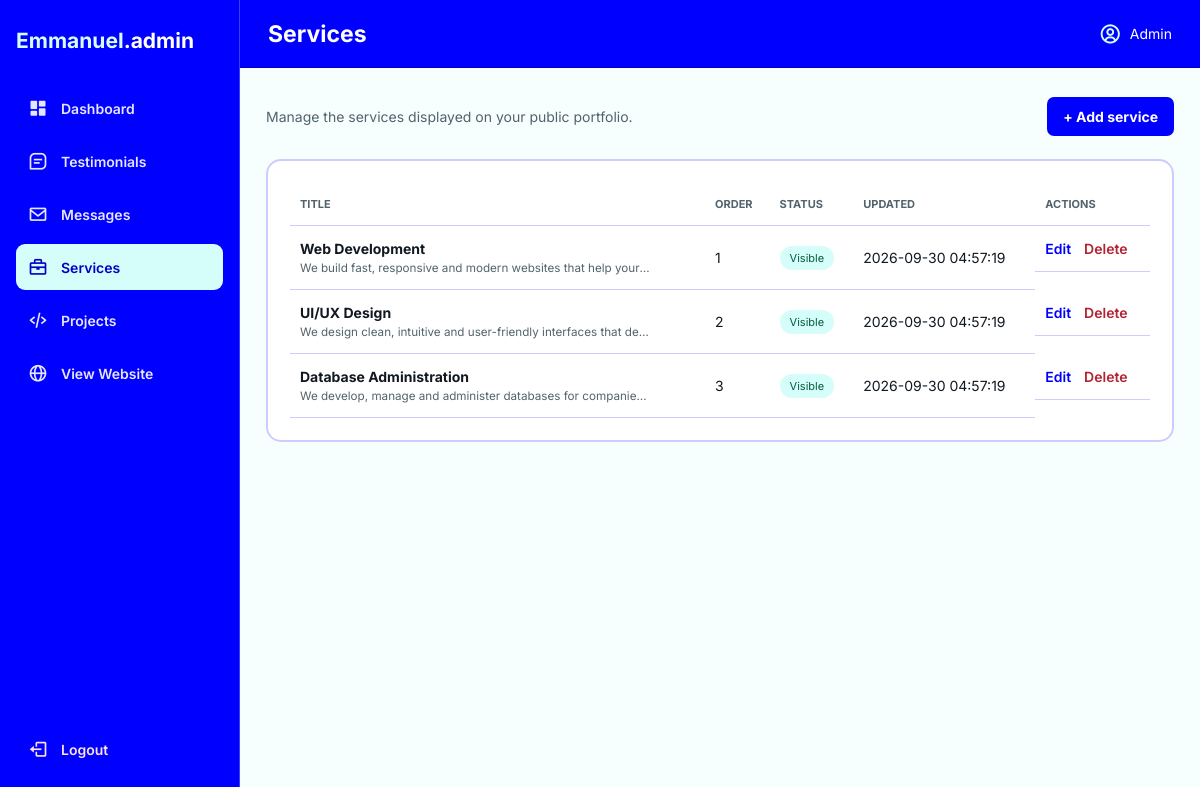
Screenshot of /admin/services.php with the database file from the repository.
### tables this page shows
CREATE TABLE IF NOT EXISTS services (
    id INT UNSIGNED AUTO_INCREMENT PRIMARY KEY,
    title VARCHAR(150) NOT NULL,
    icon_class VARCHAR(100) NOT NULL DEFAULT 'bx bx-code',
    short_description TEXT NOT NULL,
    details_title VARCHAR(150) NULL,
    details_description TEXT NULL,
    details_image VARCHAR(255) NULL,
    detail_items JSON NULL,
    sort_order INT NOT NULL DEFAULT 0,
    is_active TINYINT(1) NOT NULL DEFAULT 1,
    created_at TIMESTAMP DEFAULT CURRENT_TIMESTAMP,
    updated_at TIMESTAMP DEFAULT CURRENT_TIMESTAMP ON UPDATE CURRENT_TIMESTAMP
);

### includes/functions.php (called while the page is built, shortened)
<?php
function e(?string $value): string
{
    return htmlspecialchars($value ?? '', ENT_QUOTES, 'UTF-8');
}

### admin/includes/admin_bootstrap.php (called while the page is built, shortened)
<?php
require_once dirname(__DIR__, 2) . '/includes/functions.php';
function csrf_token(): string
{
    return $_SESSION['csrf_token'];
}

### admin/services.php (the view, shortened to what this page needs)
<?php
require __DIR__ . '/includes/admin_bootstrap.php';
$rows = $pdo->query('SELECT * FROM services ORDER BY sort_order, id')->fetchAll();
require __DIR__ . '/includes/header.php';
?><div class="page-actions"><p>Manage the services displayed on your public portfolio.</p><a class="btn" href="service_form.php">+ Add service</a></div><section class="panel"><div class="table-wrap"><table><thead><tr><th>Title</th><th>Order</th><th>Status</th><th>Updated</th><th>Actions</th></tr></thead><tbody><?php foreach ($rows as $row): ?><tr><td><strong><?= e($row['title']) ?></strong><small><?= e($row['short_description']) ?></small></td><td><?= (int)$row['sort_order'] ?></td><td><span class="badge <?= $row['is_active'] ? 'active' : 'archived' ?>"><?= $row['is_active'] ? 'Visible' : 'Hidden' ?></span></td><td><?= e($row['updated_at']) ?></td><td class="actions"><a href="service_form.php?id=<?= (int)$row['id'] ?>">Edit</a><a class="danger-link" data-confirm="Delete this service?" href="service_delete.php?id=<?= (int)$row['id'] ?>&token=<?= e(csrf_token()) ?>">Delete</a></td></tr><?php endforeach; ?></tbody></table></div></section><?php require __DIR__ . '/includes/footer.php'; ?>

### admin/assets/admin.css (style rules this page uses)
:root { --bg:#061d16;--panel:#09281f;--panel2:#0d3328;--line:#087b59;--green:#1ee88b;--muted:#a5bbb4;--danger:#ff6478;--white:#f2faf7 }
* { box-sizing:border-box }
body { margin:0;background:var(--bg);color:var(--white);font-family:Inter,Arial,sans-serif;font-size:14px }
.panel,.form-panel,.message-card { background:var(--panel);border:2px solid var(--line);border-radius:15px;padding:22px }
.panel-heading,.page-actions,.message-heading,.form-actions { display:flex;align-items:center;justify-content:space-between;gap:15px }
.text-link,.actions a { color:var(--green);text-decoration:none;font-weight:600 }
.table-wrap { overflow-x:auto }
table { width:100%;border-collapse:collapse;min-width:700px }
th,td { text-align:left;padding:14px 10px;border-bottom:1px solid #1c6753 }
th { text-transform:uppercase;font-size:11px;color:#b5c8c1 }
td { color:#e8f3ef }
td small { display:block;color:var(--muted);margin-top:4px;max-width:350px;white-space:nowrap;overflow:hidden;text-overflow:ellipsis }
.actions { display:flex;gap:13px }
.danger-link { color:var(--danger)!important }
.badge { display:inline-block;border-radius:20px;padding:5px 10px;font-size:11px;text-transform:capitalize;background:#25473c;color:#d9e8e2 }
.badge.active,.badge.replied { background:#0c754f;color:#baffdf }
.btn { border:0;border-radius:7px;background:var(--green);color:#062218;padding:11px 16px;text-decoration:none;font-weight:700;cursor:pointer;display:inline-block }
.page-actions { margin-bottom:20px;color:var(--muted) }

### admin/assets/portfolio-theme.css (style rules this page uses)
:root { --bg: #f7fffe; --panel: #ffffff; --panel2: #d5fdf9; --line: rgba(0, 0, 255, 0.2); --green: blue; --muted: #52636d; --danger: #b42332; --white: #111820; }
body { background: var(--bg); color: var(--white); }
.stat-card, .panel, .form-panel, .message-card { background: var(--panel); border-color: var(--line); }
.table-wrap th, td { border-bottom-color: var(--line); }
th { color: var(--muted); }
td { color: var(--white); }
.badge { background: #eef3ff; color: #18274f; }
.badge.active, .badge.replied { background: #d5fdf9; color: #075b43; }
.btn { background: blue; color: #ffffff; }
.message-meta a, .text-link, .actions a { color: blue; }

### rows the page displays
services: title "Web Development", short_description "We build fast, responsive and modern websites that help your…", sort_order "1", is_active "Visible", updated_at "2026-09-30 04:57:19"
services: title "UI/UX Design", short_description "We design clean, intuitive and user-friendly interfaces that de…", sort_order "2", is_active "Visible", updated_at "2026-09-30 04:57:19"
services: title "Database Administration", short_description "We develop, manage and administer databases for companie…", sort_order "3", is_active "Visible", updated_at "2026-09-30 04:57:19"

### other values shown
$page_title "Services"
$user['name'] "Admin"
